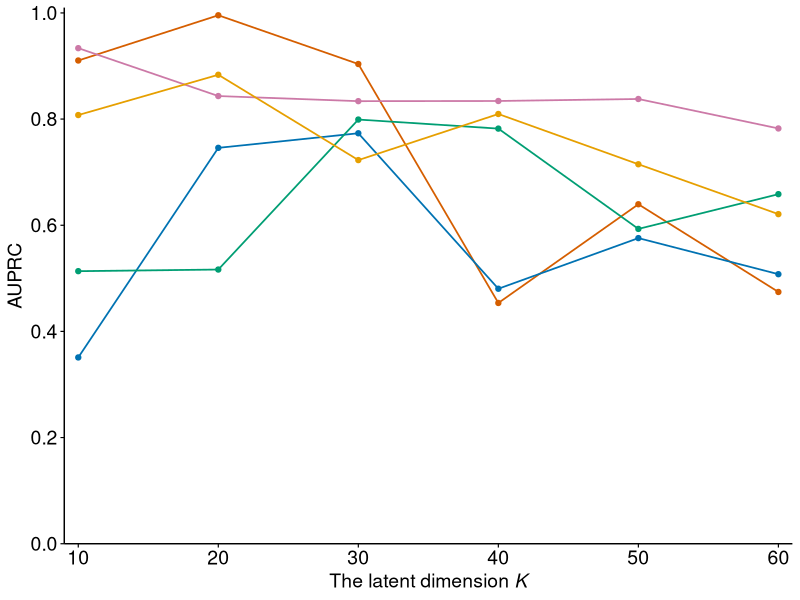
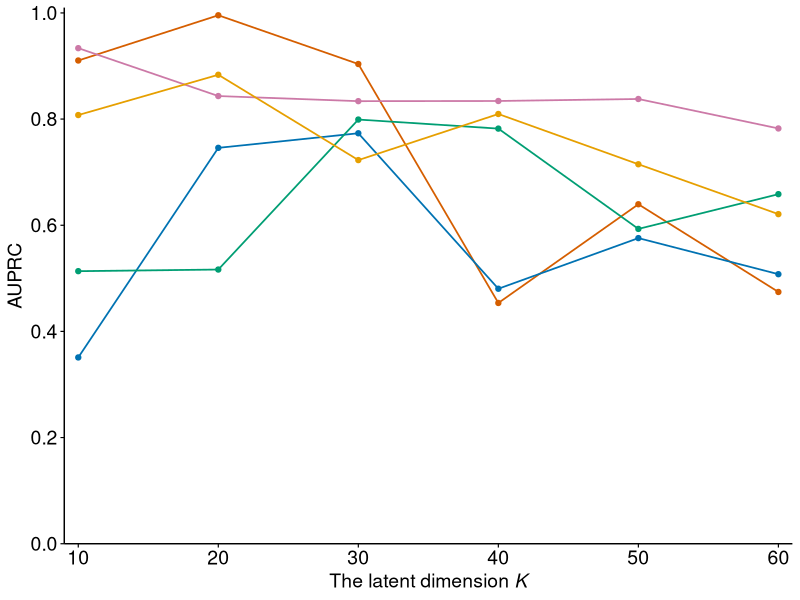

Source code (R) for these figures, in order:
# R 4.3.3
# Figure: AUPRC sensitivity to latent dimension K

required_packages <- c("ggplot2", "grid")
for (pkg in required_packages) {
  if (!requireNamespace(pkg, quietly = TRUE)) {
    stop(sprintf("Package '%s' is required. Please install it first.", pkg), call. = FALSE)
  }
}

library(ggplot2)
library(grid)

dir.create("figures", showWarnings = FALSE)

df <- data.frame(
  Drug = rep(
    c("Docetaxel", "PLX4720_A375", "Paclitaxel", "Sorafenib", "PLX4720_451Lu"),
    each = 6
  ),
  K = rep(c(10, 20, 30, 40, 50, 60), times = 5),
  AUROC = c(
    0.807595, 	0.883495, 	0.722756, 	0.809568, 	0.714890, 	0.620924, 
    0.910357, 	0.995561, 	0.903734, 	0.453577, 	0.639540, 	0.474297, 
    0.933591, 	0.843371, 	0.833779, 	0.834078, 	0.837849, 	0.782340, 
    0.350952, 	0.745810, 	0.773284, 	0.480385, 	0.575769, 	0.507785, 
    0.513501, 	0.516547, 	0.799114, 	0.782053, 	0.593100, 	0.658553
  )
)



df$Drug <- factor(
  df$Drug,
  levels = c("PLX4720_A375", "Sorafenib", "PLX4720_451Lu", "Paclitaxel", "Docetaxel")
)

p <- ggplot(df, aes(x = K, y = AUROC, color = Drug, group = Drug)) +
  geom_line(linewidth = 0.6) +
  geom_point(size = 1.5) +
  scale_color_manual(
    values = c(
      "PLX4720_A375" = "#D55E00",
      "Sorafenib" = "#0072B2",
      "PLX4720_451Lu" = "#009E73",
      "Paclitaxel" = "#CC79A7",
      "Docetaxel" = "#E69F00"
    )
  ) +
  scale_x_continuous(
    limits = c(10, 60),
    breaks = c(10, 20, 30, 40, 50, 60),
    expand = c(0.02, 0)
  ) +
  scale_y_continuous(
    limits = c(0, 1.01),
    breaks = seq(0, 1, 0.2),
    expand = c(0, 0)
  ) +
  labs(
    x = expression("The latent dimension " * italic(K)),
    y = "AUPRC",
    color = NULL
  ) +
  theme_classic() +
  theme(
    axis.title.y = element_text(size = 14, color = "black"),
    axis.title.x = element_text(size = 14, color = "black"),
    axis.text = element_text(size = 14, color = "black"),
    axis.line = element_line(color = "black", linewidth = 0.5),
    axis.ticks = element_line(color = "black", linewidth = 0.4),
    legend.position = "none",
    legend.direction = "horizontal",
    legend.spacing.x = unit(0.25, "cm"),
    legend.text = element_text(size = 9),
    legend.key.width = unit(0.5, "cm"),
    legend.key.height = unit(0.4, "cm")
  ) +
  guides(
    color = guide_legend(nrow = 2, byrow = TRUE)
  )

print(p)
ggsave("figures/K_line_auprc.pdf", plot = p, width = 4, height = 2.5, dpi = 600)
